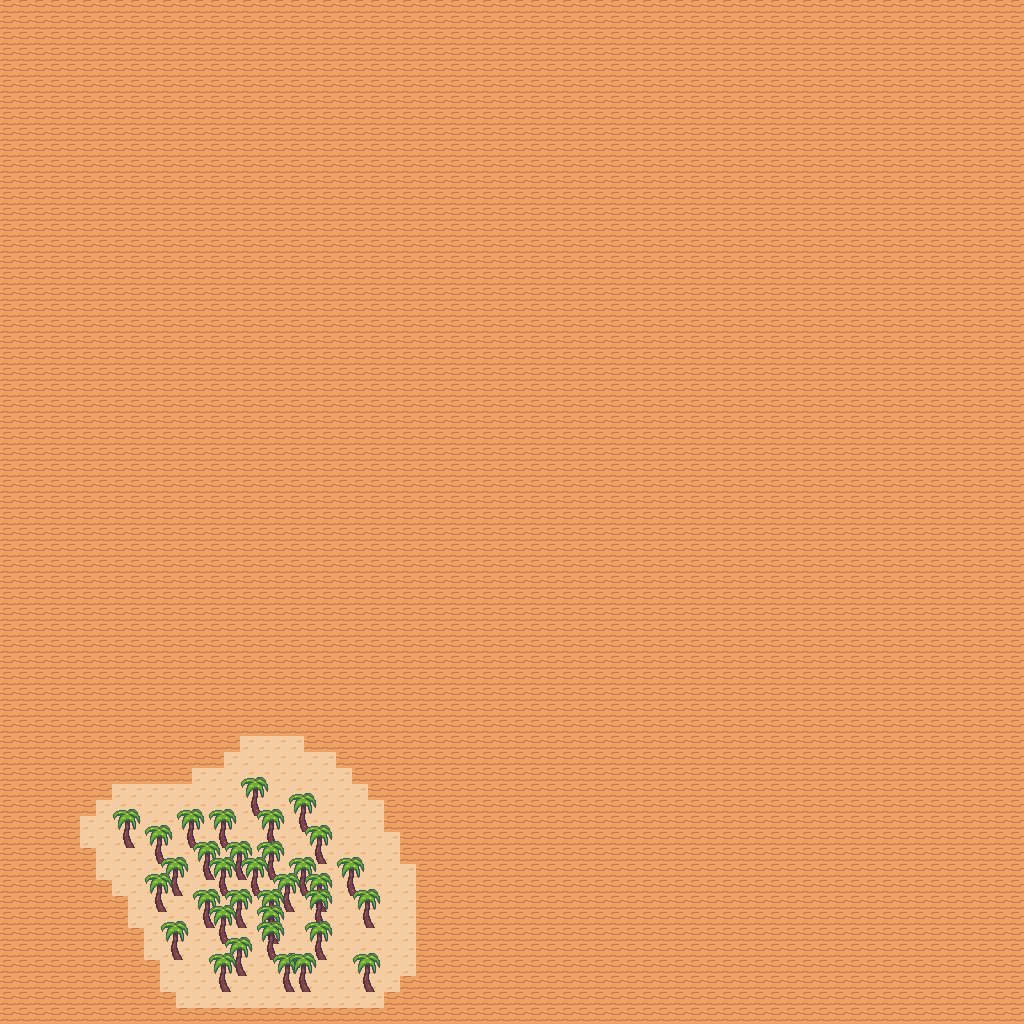

Below is a game level as drawn by its tile map, then a one-line description and the .tmx that defines it (tile-layer data replaced by summaries):
An orthogonal 64x64 tile map with 16x16 px tiles, 4 tile layers (Sand, Harvester, Wall, Tree), 2 tilesets.

<map version="1.10" tiledversion="1.10.2" orientation="orthogonal" renderorder="right-down" width="64" height="64" tilewidth="16" tileheight="16" infinite="0" nextlayerid="8" nextobjectid="90">
 <tileset firstgid="1" source="sand_terrain.tsx" />
 <tileset firstgid="3" source="objects.tsx" />
 <layer id="1" name="Sand" width="64" height="64">
  <data>[4096 cells, 2983 non-empty, 1 distinct tile ids]</data>
 </layer>
 <layer id="7" name="Harvester" width="64" height="64">
  <data>[4096 cells, 2717 non-empty, 1 distinct tile ids]</data>
 </layer>
 <layer id="3" name="Wall" width="64" height="64">
  <data>[4096 cells, 1113 non-empty, 1 distinct tile ids]</data>
 </layer>
 <layer id="6" name="Tree" width="64" height="64">
  <data>[4096 cells, 34 non-empty, 1 distinct tile ids]</data>
 </layer>
</map>